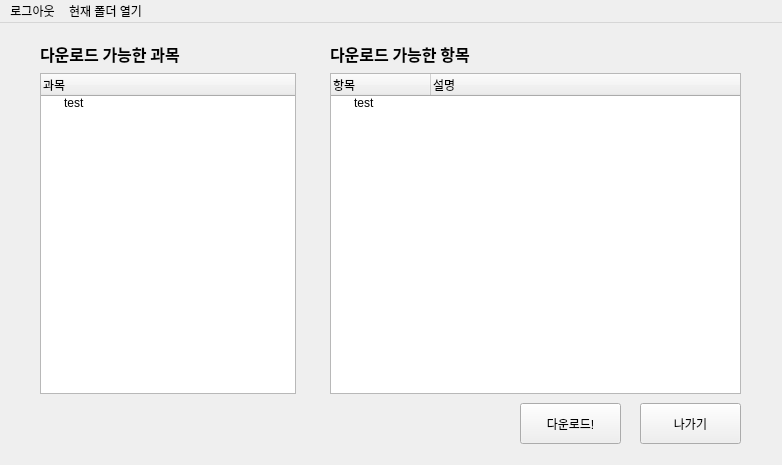
<?xml version="1.0" encoding="UTF-8"?>
<ui version="4.0">
 <class>MainWindow</class>
 <widget class="QMainWindow" name="MainWindow">
  <property name="geometry">
   <rect>
    <x>0</x>
    <y>0</y>
    <width>782</width>
    <height>465</height>
   </rect>
  </property>
  <property name="sizePolicy">
   <sizepolicy hsizetype="Fixed" vsizetype="Fixed">
    <horstretch>0</horstretch>
    <verstretch>0</verstretch>
   </sizepolicy>
  </property>
  <property name="font">
   <font>
    <pointsize>9</pointsize>
   </font>
  </property>
  <property name="contextMenuPolicy">
   <enum>Qt::DefaultContextMenu</enum>
  </property>
  <property name="windowTitle">
   <string>BB Downloader v0.3</string>
  </property>
  <property name="windowIcon">
   <iconset>
    <normalon>bb_favicon.ico</normalon>
   </iconset>
  </property>
  <widget class="QWidget" name="centralwidget">
   <widget class="QPushButton" name="downloadButton">
    <property name="geometry">
     <rect>
      <x>520</x>
      <y>380</y>
      <width>101</width>
      <height>41</height>
     </rect>
    </property>
    <property name="text">
     <string>다운로드!</string>
    </property>
   </widget>
   <widget class="QPushButton" name="quitButton">
    <property name="geometry">
     <rect>
      <x>640</x>
      <y>380</y>
      <width>101</width>
      <height>41</height>
     </rect>
    </property>
    <property name="text">
     <string>나가기</string>
    </property>
   </widget>
   <widget class="QLabel" name="courseTreeTitle">
    <property name="geometry">
     <rect>
      <x>40</x>
      <y>20</y>
      <width>231</width>
      <height>21</height>
     </rect>
    </property>
    <property name="font">
     <font>
      <family>맑은 고딕</family>
      <pointsize>12</pointsize>
      <weight>75</weight>
      <bold>true</bold>
      <strikeout>false</strikeout>
      <stylestrategy>PreferDefault</stylestrategy>
     </font>
    </property>
    <property name="text">
     <string>다운로드 가능한 과목</string>
    </property>
   </widget>
   <widget class="QLabel" name="fileTreeTitle">
    <property name="geometry">
     <rect>
      <x>330</x>
      <y>20</y>
      <width>231</width>
      <height>21</height>
     </rect>
    </property>
    <property name="font">
     <font>
      <family>맑은 고딕</family>
      <pointsize>12</pointsize>
      <weight>75</weight>
      <bold>true</bold>
      <strikeout>false</strikeout>
      <stylestrategy>PreferDefault</stylestrategy>
     </font>
    </property>
    <property name="text">
     <string>다운로드 가능한 항목</string>
    </property>
   </widget>
   <widget class="QTreeWidget" name="fileTree">
    <property name="geometry">
     <rect>
      <x>330</x>
      <y>50</y>
      <width>411</width>
      <height>321</height>
     </rect>
    </property>
    <column>
     <property name="text">
      <string>항목</string>
     </property>
    </column>
    <column>
     <property name="text">
      <string>설명</string>
     </property>
    </column>
    <item>
     <property name="text">
      <string>test</string>
     </property>
    </item>
   </widget>
   <widget class="QTreeWidget" name="courseTree">
    <property name="geometry">
     <rect>
      <x>40</x>
      <y>50</y>
      <width>256</width>
      <height>321</height>
     </rect>
    </property>
    <column>
     <property name="text">
      <string>과목</string>
     </property>
    </column>
    <item>
     <property name="text">
      <string>test</string>
     </property>
    </item>
   </widget>
  </widget>
  <widget class="QMenuBar" name="menubar">
   <property name="geometry">
    <rect>
     <x>0</x>
     <y>0</y>
     <width>782</width>
     <height>21</height>
    </rect>
   </property>
   <property name="contextMenuPolicy">
    <enum>Qt::NoContextMenu</enum>
   </property>
   <property name="acceptDrops">
    <bool>false</bool>
   </property>
   <property name="defaultUp">
    <bool>false</bool>
   </property>
   <property name="nativeMenuBar">
    <bool>false</bool>
   </property>
   <widget class="QMenu" name="logout">
    <property name="title">
     <string>로그아웃</string>
    </property>
   </widget>
   <widget class="QMenu" name="openFolder">
    <property name="title">
     <string>현재 폴더 열기</string>
    </property>
   </widget>
   <addaction name="logout"/>
   <addaction name="openFolder"/>
  </widget>
 </widget>
 <resources/>
 <connections/>
</ui>
